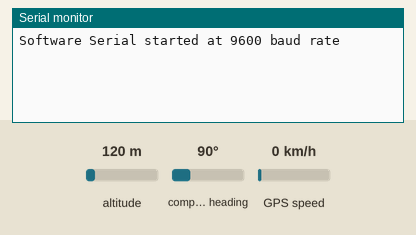
A sketch run on a simulated Arduino Uno, built with avr-gcc and run on an emulated ATmega328P. Parts: the last lines printed to the serial monitor. The test bench sets the inputs (shaded band); at power-on: altitude 120 m, compass heading 90°, GPS speed 0 km/h. The GPS gets a fix after 3 s at 37.7749, -122.4194 with 8 satellites.

Above: at 1.2 s.
1.3 s: altitude set to 500 m
At 3.9 s:
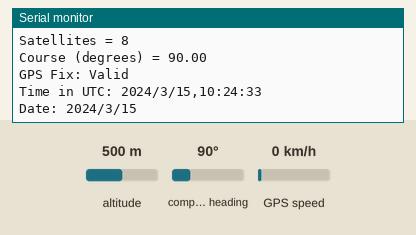
4.3 s: compass heading set to 7°
At 5.6 s:
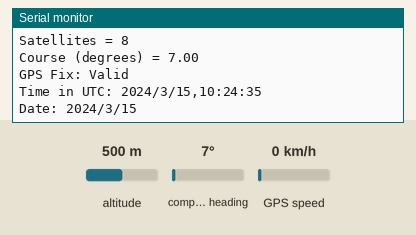
5.8 s: GPS speed set to 2 km/h
At 6.8 s:
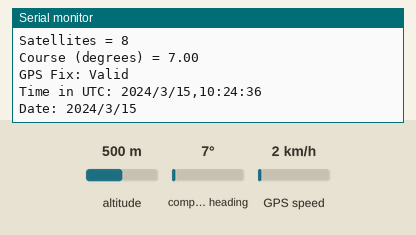
Timing chart, 0 to 8.8 s (numbered marks = the images above; inputs shaded):
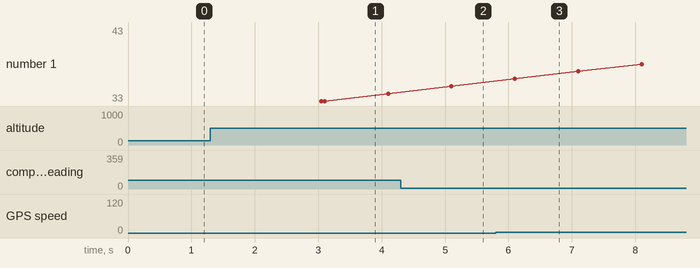

The sketch:

NEO_6M_v1.ino
```cpp
#include <SoftwareSerial.h>
#include <TinyGPS++.h>

// Define the RX and TX pins for Software Serial 2
#define RX 14
#define TX 12

#define GPS_BAUD 9600

// The TinyGPS++ object
TinyGPSPlus gps;

// Create an instance of Software Serial
SoftwareSerial gpsSerial(RX, TX);

void setup() {
  // Serial Monitor
  Serial.begin(115200);

  // Start Serial 2 with the defined RX and TX pins and a baud rate of 9600
  gpsSerial.begin(GPS_BAUD);
  Serial.println("Software Serial started at 9600 baud rate");
}

void loop() {
  // This sketch displays information every time a new sentence is correctly encoded.
  unsigned long start = millis();

  while (millis() - start < 1000) {
    while (gpsSerial.available() > 0) {
      gps.encode(gpsSerial.read());
    }
    if (gps.location.isUpdated()) {
      // Latitude and Longitude
      Serial.print("LAT: ");
      Serial.println(gps.location.lat(), 6);
      Serial.print("LONG: ");
      Serial.println(gps.location.lng(), 6);

      // Speed in km/h
      Serial.print("SPEED (km/h) = ");
      Serial.println(gps.speed.kmph());

      // Altitude in meters
      Serial.print("ALT (m) = ");
      Serial.println(gps.altitude.meters());

      // Altitude in feet
      Serial.print("ALT (ft) = ");
      Serial.println(gps.altitude.feet());

      // HDOP (Horizontal Dilution of Precision)
      Serial.print("HDOP = ");
      Serial.println(gps.hdop.value() / 100.0);

      // Number of satellites
      Serial.print("Satellites = ");
      Serial.println(gps.satellites.value());

      // Course (direction in degrees)
      if (gps.course.isUpdated()) {
        Serial.print("Course (degrees) = ");
        Serial.println(gps.course.deg());
      }

      // GPS Fix Status
      if (gps.location.isValid()) {
        Serial.println("GPS Fix: Valid");
      } else {
        Serial.println("GPS Fix: Invalid");
      }

      // UTC Time
      Serial.print("Time in UTC: ");
      Serial.println(String(gps.date.year()) + "/" + String(gps.date.month()) + "/" + String(gps.date.day()) + "," + String(gps.time.hour()) + ":" + String(gps.time.minute()) + ":" + String(gps.time.second()));

      // Date (YYYY/MM/DD)
      Serial.print("Date: ");
      Serial.println(String(gps.date.year()) + "/" + String(gps.date.month()) + "/" + String(gps.date.day()));

      Serial.println(""); // Blank line for readability
    }
  }
}
```

Measured:
- after the input at 1.3 s, the serial monitor: prints a new line after 1.7 s (image 1)
- after the input at 4.3 s, the serial monitor: prints a new line after 0.80 s (image 2)
- after the input at 5.8 s, the serial monitor: prints a new line after 0.29 s (image 3)
